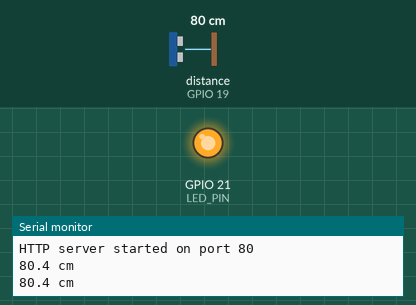
Recording of a program running on a simulated ESP32. On the bench: output pins drawn as LEDs (lit = HIGH), the last lines printed to the serial monitor. Wiring (inferred from the names in the program): ultrasonic range finder: trigger GPIO 18; echo GPIO 19. Dashed ring = blinking. The inputs (shaded band) are chosen by the test bench; at power-on: distance to the obstacle (sensor on GPIO 19) 80 cm. The echo pulse lasts 58.3 µs per cm; pins used as bus, display or sensor lines are not drawn.

Above: at 1.5 s.
1.6 s: distance to the obstacle (sensor on GPIO 19) set to 11 cm
At 2.5 s:
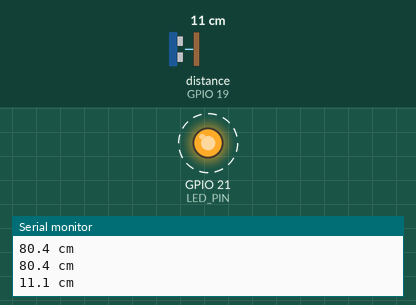
4.6 s: distance to the obstacle (sensor on GPIO 19) set to 8 cm
6.1 s: distance to the obstacle (sensor on GPIO 19) set to 120 cm
At 7.3 s:
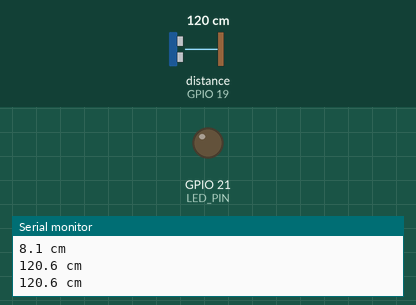
7.6 s: distance to the obstacle (sensor on GPIO 19) set to 103 cm
9.1 s: distance to the obstacle (sensor on GPIO 19) set to 94 cm
At 10.01 s:
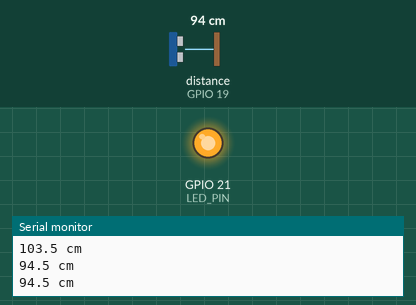
Timing chart, 0 to 13.1 s (numbered marks = the images above; inputs shaded):
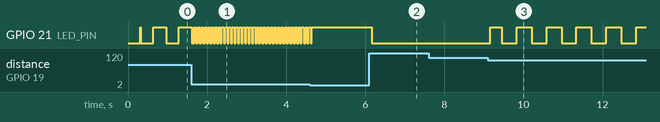

Measured:
- the behaviour switches between 100 and 99 cm on distance to the obstacle (sensor on GPIO 19) (found by bisection; images 2 and 3)
- after the input at 1.6 s, GPIO 21 (LED_PIN): alternates HIGH for 0.04 s and LOW for 0.04 s, starting after 0.07 s
- after the input at 4.6 s, GPIO 21 (LED_PIN): goes on until 4.6 s, then stays HIGH
- after the input at 6.1 s, GPIO 21 (LED_PIN): HIGH → LOW after 0.06 s
- after the input at 9.1 s, GPIO 21 (LED_PIN): LOW → HIGH after 0.06 s, then repeats every 0.76 s: LOW 0.38 s, HIGH 0.38 s

The program:

main.cpp
```cpp
#include <Arduino.h>
#include <WiFi.h>
#include <WebServer.h>

// ---------- Налаштування ----------
static const int TRIG_PIN = 18;  // HC-SR04 Trig (3.3 В з ESP32 йому досить)
static const int ECHO_PIN = 19;  // HC-SR04 Echo через дільник 5 В -> 3.3 В
static const int LED_PIN = 21;   // KY-034 S

static const char *AP_SSID = "ESP32-Parktronic";
static const char *AP_PASS = "12345678";

// Звук проходить 1 см туди й назад приблизно за 58 мкс (при ~20 °C).
// Калібрування: поставте предмет на відоме місце (лінійка) і підправте число.
static const float US_PER_CM = 58.0f;
static const float NEAR_CM = 10.0f;            // ближче — KY-034 світить безперервно
static const float FAR_CM = 100.0f;            // далі — не блимає
static const unsigned long MEASURE_MS = 60;    // HC-SR04 не любить частіше ніж ~60 мс
static const unsigned long ECHO_TIMEOUT_US = 25000;  // ~4 м; довше — відлуння немає

// ---------- Стан ----------
static float distanceCm = -1;  // -1 = відлуння не прийшло (нічого немає або задалеко)
static unsigned long lastMeasure = 0;
static unsigned long lastLog = 0;

WebServer server(80);

// ---------- Сторінка ----------
static const char PAGE[] PROGMEM = R"rawliteral(
<!DOCTYPE html>
<html lang="uk">
<head>
<meta charset="utf-8">
<meta name="viewport" content="width=device-width, initial-scale=1">
<title>Парктронік · ESP32</title>
<style>
  :root { --bg:#0b0f18; --card:#141a29; --line:#232c42; --muted:#8892ab; --ok:#34d399; --mid:#fbbf24; --bad:#f87171; }
  * { box-sizing:border-box; }
  body { margin:0; min-height:100vh; padding:20px; display:flex; justify-content:center;
    background:radial-gradient(900px 500px at 50% -15%, #18233b 0%, var(--bg) 65%);
    color:#e8eefc; font-family:system-ui,-apple-system,"Segoe UI",Roboto,sans-serif; }
  .wrap { width:min(520px,100%); }
  .card { background:var(--card); border:1px solid var(--line); border-radius:20px; padding:24px; box-shadow:0 18px 50px rgba(0,0,0,.45); }
  h1 { font-size:13px; letter-spacing:.16em; text-transform:uppercase; color:var(--muted); margin:0 0 10px; font-weight:700; }
  .num { font-size:72px; font-weight:800; line-height:1; font-variant-numeric:tabular-nums; }
  .num small { font-size:24px; color:var(--muted); font-weight:600; margin-left:6px; }
  .zone { margin-top:8px; font-weight:700; font-size:15px; }
  .road { position:relative; height:70px; margin-top:22px; border-radius:12px; background:rgba(255,255,255,.04); border:1px solid var(--line); overflow:hidden; }
  .wall { position:absolute; right:0; top:0; bottom:0; width:10px; background:repeating-linear-gradient(45deg,#f87171 0 6px,#fde68a 6px 12px); }
  .car { position:absolute; top:18px; width:58px; height:34px; border-radius:10px 16px 8px 8px; background:currentColor; transition:right .15s linear; }
  .ticks { display:flex; justify-content:space-between; font-size:11px; color:var(--muted); margin-top:6px; font-variant-numeric:tabular-nums; }
  .row { display:flex; align-items:center; gap:10px; margin-top:16px; font-size:13px; color:var(--muted); }
  .dot { width:9px; height:9px; border-radius:50%; background:#f59e0b; }
  .dot.online { background:var(--ok); box-shadow:0 0 10px var(--ok); }
</style>
</head>
<body>
<div class="wrap">
  <div class="card">
    <h1>Парктронік · HC-SR04</h1>
    <div class="num" id="num">—<small>см</small></div>
    <div class="zone" id="zone">чекаю на дані…</div>
    <div class="road"><div class="car" id="car"></div><div class="wall"></div></div>
    <div class="ticks"><span>200 см</span><span>150</span><span>100</span><span>50</span><span>0</span></div>
    <div class="row"><span class="dot" id="dot"></span><span id="status">з'єднання…</span></div>
  </div>
</div>
<script>
const num = document.getElementById('num'), zone = document.getElementById('zone');
const car = document.getElementById('car'), dot = document.getElementById('dot'), statusEl = document.getElementById('status');
let fails = 0;
function show(cm) {
  if (cm === null) {
    num.innerHTML = '—<small>см</small>';
    zone.textContent = 'нічого немає (або далі ~4 м)'; zone.style.color = 'var(--muted)';
    car.style.right = 'calc(100% - 58px)'; car.style.color = 'var(--muted)';
    return;
  }
  num.innerHTML = Math.round(cm) + '<small>см</small>';
  const [txt, col] = cm < 10 ? ['СТОП!', 'var(--bad)'] : cm < 30 ? ['близько', 'var(--bad)']
                  : cm < 100 ? ['обережно', 'var(--mid)'] : ['вільно', 'var(--ok)'];
  zone.textContent = txt; zone.style.color = col; car.style.color = col;
  const k = Math.min(cm, 200) / 200;   // 0 = впритул до стіни, 1 = 2 м і далі
  car.style.right = 'calc(10px + (100% - 68px) * ' + k.toFixed(3) + ')';
}
async function poll() {
  try {
    const r = await fetch('/api/state', { cache:'no-store' });
    const d = await r.json();
    show(d.cm);
    fails = 0; dot.className = 'dot online'; statusEl.textContent = 'на зв\'язку';
  } catch (e) {
    if (++fails > 2) { dot.className = 'dot'; statusEl.textContent = "немає зв'язку"; }
  }
}
poll();
setInterval(poll, 150);
</script>
</body>
</html>
)rawliteral";

// ---------- Вимірювання ----------
float measureCm() {
  digitalWrite(TRIG_PIN, LOW);
  delayMicroseconds(2);
  digitalWrite(TRIG_PIN, HIGH);  // імпульс 10 мкс = «крикни»
  delayMicroseconds(10);
  digitalWrite(TRIG_PIN, LOW);
  unsigned long us = pulseIn(ECHO_PIN, HIGH, ECHO_TIMEOUT_US);  // скільки летіло відлуння
  if (us == 0) return -1;
  return us / US_PER_CM;
}

// Чим ближче предмет, тим частіше блимає KY-034.
void updateLed(unsigned long now) {
  if (distanceCm < 0 || distanceCm >= FAR_CM) {
    digitalWrite(LED_PIN, LOW);
    return;
  }
  if (distanceCm <= NEAR_CM) {
    digitalWrite(LED_PIN, HIGH);
    return;
  }
  // 10 см -> період 80 мс (часто), 100 см -> 800 мс (рідко)
  unsigned long period = 80 + (unsigned long)((distanceCm - NEAR_CM) * (800 - 80) / (FAR_CM - NEAR_CM));
  digitalWrite(LED_PIN, (now % period) < period / 2 ? HIGH : LOW);
}

// ---------- HTTP ----------
void handleRoot() {
  server.sendHeader("Cache-Control", "no-store");
  server.send_P(200, "text/html; charset=utf-8", PAGE);
}

void handleState() {
  String json = "{\"cm\":";
  json += distanceCm < 0 ? String("null") : String(distanceCm, 1);
  json += "}";
  server.sendHeader("Cache-Control", "no-store");
  server.send(200, "application/json", json);
}

void setup() {
  Serial.begin(115200);
  delay(300);
  Serial.println();
  Serial.println("=== ESP32 parktronic ===");

  pinMode(TRIG_PIN, OUTPUT);
  pinMode(ECHO_PIN, INPUT);
  pinMode(LED_PIN, OUTPUT);

  bool ok = WiFi.softAP(AP_SSID, AP_PASS);
  Serial.printf("AP '%s' %s, IP: %s\n", AP_SSID, ok ? "started" : "FAILED",
                WiFi.softAPIP().toString().c_str());

  server.on("/", handleRoot);
  server.on("/api/state", handleState);
  server.onNotFound([]() { server.send(404, "text/plain", "Not found"); });
  server.begin();
  Serial.println("HTTP server started on port 80");
}

void loop() {
  server.handleClient();
  unsigned long now = millis();

  if (now - lastMeasure >= MEASURE_MS) {
    lastMeasure = now;
    distanceCm = measureCm();
  }
  updateLed(now);

  if (now - lastLog >= 500) {
    lastLog = now;
    if (distanceCm < 0) Serial.println("no echo");
    else Serial.printf("%.1f cm\n", distanceCm);
  }
}
```
